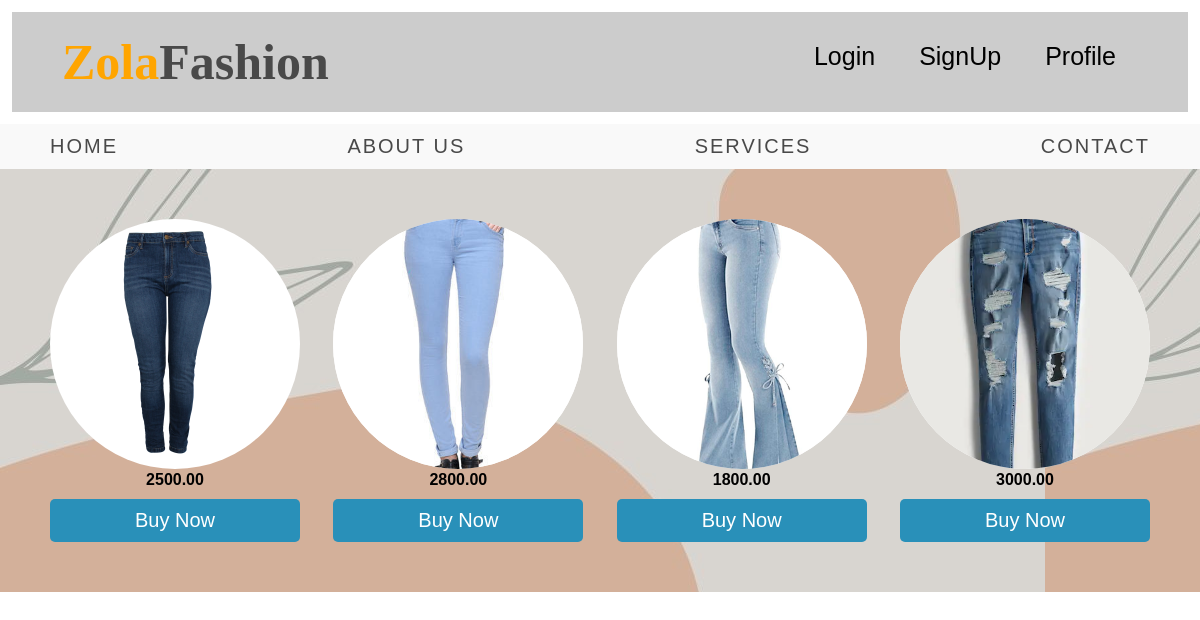
Screenshot of /join.php with the database file from the repository.
### tables this page shows
CREATE TABLE `item` (
  `id` int(255) NOT NULL,
  `item_name` varchar(255) NOT NULL,
  `price` decimal(10,2) NOT NULL,
  `item_image` varchar(255) NOT NULL
);

### join.php (the view, shortened to what this page needs)
<?php
include 'configuration.php';
?>
<html>
<head>
<link rel="stylesheet" type="text/css" href="style.css"/>
</head>
<body>
<div class="wrapper">
<div class="n1" >
	<div class="left">
		<div class="logo"><p><span>Zola</span>Fashion</p></div>
	</div>
	<div class="right">
		<ul>
		<li><a href="login_form.php">Login</a></li>
		<li><a href="registration_form.php">SignUp</a></li>
		<li><a href="profile.php">Profile</a></li>
		</ul>
	</div>
</div>
</div>
<div class="n2">
	<ul>
		<li><a href="home.php">Home</a></li>
		<li><a href="about.php">About Us</a></li>
		<li><a href="services.php">Services</a></li>
		<li><a href="contact.php">Contact</a></li>
	</ul>
</div>
<div class="join">
	<?php
		$sql = "SELECT * FROM item";
		$select = mysqli_query($conn, $sql);
	?>
		<?php
			while($row = mysqli_fetch_assoc($select)){
		?>
		<div class="display">
		<img src="./uploaded_img/<?php echo $row['item_image']; ?>"></br>
		<b><?php echo $row['price']; ?></b></br>
		<a href="order_form.php" class="button">Buy Now</a>
		</div>
		<?php } ?>
	</div>
</body>
</html>

### style.css (style rules this page uses)
* { padding: 0; margin: 0; list-style:none; text-decoration: none; box-sizing: border-box; font-family: 'Poppins', sans-serif; }
.wrapper { border: 1px; padding:1%; margin: 0 auto; }
.n1 { width: 100%; height: 100px; padding:0 50px; background: #ccc; display: flex; justify-content: space-between; align-items: center; }
.logo p { font-size: 50px; font-weight: bold; color: #494949; margin-right: 25px; font-family: 'Mountains of Christmas', cursive; }
.logo p span { font-family: 'Mountains of Christmas', cursive; color: orange; }
.right ul { display:flex; }
.right ul li { margin:0 12px; position:relative; }
.right ul li a { display:block; padding:8px 10px; padding-bottom:20px; color:black; font-size: 25px; }
.n2 { width: 100%; background:#f9f9f9; height: 45px; padding:0 50px; }
.n2 ul { width: 100%; height: 45px; display: flex; justify-content: space-between; align-items: center; }
.n2 ul li a { color: #494949; letter-spacing:2px; text-transform: uppercase; font-size: 20px; }
.button, .dltbutton { border-radius:5px; padding: 10px 30px; color:white; display: block; text-align:center; cursor:pointer; font-size:20px; margin-top:10px; width:100%; }
.button { background-color: #2990b9; }
.join { padding:50px; margin-bottom:100px; background: url(images/111.jpg); justify-content: space-between; display: flex; }
.join img { height: 250px; width: 250px; border-radius: 50%; object-fit: cover; margin-bottom: 2px; background:white; }
.display { text-align:center; }

### rows the page displays
item: item_image (picture), price "2500.00"
item: item_image (picture), price "2800.00"
item: item_image (picture), price "1800.00"
item: item_image (picture), price "3000.00"
